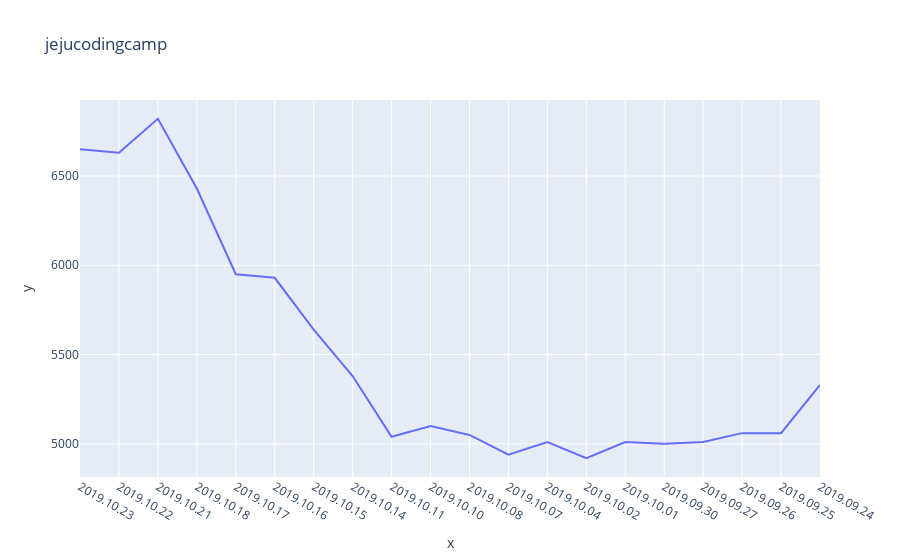

Source (notebook cell):
### Code cell
import plotly.express as px     #시각화

fig = px.line(x=날짜, y=종가, title='jejucodingcamp')
fig.show()

### Figure 1 — Plotly figure (JSON) as saved in the notebook; plotly's stock layout.template omitted (floating-point values rounded to 4 significant figures)
{"data": [{"hovertemplate": "x=%{x}<br>y=%{y}<extra></extra>", "legendgroup": "", "line": {"color": "#636efa", "dash": "solid"}, "marker": {"symbol": "circle"}, "mode": "lines", "name": "", "orientation": "v", "showlegend": false, "type": "scatter", "x": ["2019.10.23", "2019.10.22", "2019.10.21", "2019.10.18", "2019.10.17", "2019.10.16", "2019.10.15", "2019.10.14", "2019.10.11", "2019.10.10", "2019.10.08", "2019.10.07", "2019.10.04", "2019.10.02", "2019.10.01", "2019.09.30", "2019.09.27", "2019.09.26", "2019.09.25", "2019.09.24"], "xaxis": "x", "y": [6650, 6630, 6820, 6430, 5950, 5930, 5640, 5380, 5040, 5100, 5050, 4940, 5010, 4920, 5010, 5000, 5010, 5060, 5060, 5330], "yaxis": "y"}], "layout": {"legend": {"tracegroupgap": 0}, "title": {"text": "jejucodingcamp"}, "xaxis": {"anchor": "y", "domain": [0, 1], "title": {"text": "x"}}, "yaxis": {"anchor": "x", "domain": [0, 1], "title": {"text": "y"}}}}
